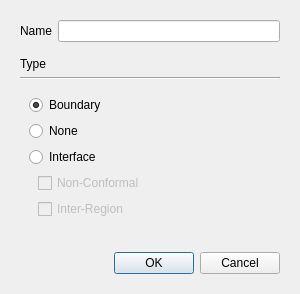
<?xml version="1.0" encoding="UTF-8"?>
<ui version="4.0">
 <class>SurfaceDialog</class>
 <widget class="QDialog" name="SurfaceDialog">
  <property name="geometry">
   <rect>
    <x>0</x>
    <y>0</y>
    <width>300</width>
    <height>294</height>
   </rect>
  </property>
  <property name="windowTitle">
   <string>Edit Surface</string>
  </property>
  <layout class="QVBoxLayout" name="verticalLayout_10">
   <item>
    <widget class="QWidget" name="dialogContent" native="true">
     <layout class="QVBoxLayout" name="verticalLayout_9">
      <item>
       <widget class="QWidget" name="nameSetting" native="true">
        <layout class="QFormLayout" name="formLayout_3">
         <property name="leftMargin">
          <number>0</number>
         </property>
         <property name="topMargin">
          <number>0</number>
         </property>
         <property name="rightMargin">
          <number>0</number>
         </property>
         <property name="bottomMargin">
          <number>9</number>
         </property>
         <item row="0" column="0">
          <widget class="QLabel" name="label">
           <property name="text">
            <string>Name</string>
           </property>
          </widget>
         </item>
         <item row="0" column="1">
          <widget class="QLineEdit" name="name"/>
         </item>
        </layout>
       </widget>
      </item>
      <item>
       <widget class="QLabel" name="label_2">
        <property name="text">
         <string>Type</string>
        </property>
       </widget>
      </item>
      <item>
       <widget class="Line" name="line">
        <property name="orientation">
         <enum>Qt::Horizontal</enum>
        </property>
       </widget>
      </item>
      <item>
       <widget class="QWidget" name="widget_2" native="true">
        <layout class="QVBoxLayout" name="verticalLayout_11">
         <item>
          <widget class="QRadioButton" name="boundary">
           <property name="text">
            <string>Boundary</string>
           </property>
           <property name="checked">
            <bool>true</bool>
           </property>
           <attribute name="buttonGroup">
            <string notr="true">typeRadios</string>
           </attribute>
          </widget>
         </item>
         <item>
          <widget class="QRadioButton" name="none">
           <property name="text">
            <string>None</string>
           </property>
           <attribute name="buttonGroup">
            <string notr="true">typeRadios</string>
           </attribute>
          </widget>
         </item>
         <item>
          <widget class="QRadioButton" name="interface_">
           <property name="text">
            <string>Interface</string>
           </property>
           <attribute name="buttonGroup">
            <string notr="true">typeRadios</string>
           </attribute>
          </widget>
         </item>
         <item>
          <widget class="QWidget" name="interfaceType" native="true">
           <property name="enabled">
            <bool>false</bool>
           </property>
           <layout class="QVBoxLayout" name="verticalLayout_8">
            <property name="topMargin">
             <number>0</number>
            </property>
            <property name="bottomMargin">
             <number>0</number>
            </property>
            <item>
             <widget class="QCheckBox" name="nonConformal">
              <property name="text">
               <string>Non-Conformal</string>
              </property>
             </widget>
            </item>
            <item>
             <widget class="QCheckBox" name="interRegion">
              <property name="text">
               <string>Inter-Region</string>
              </property>
             </widget>
            </item>
           </layout>
          </widget>
         </item>
        </layout>
       </widget>
      </item>
     </layout>
    </widget>
   </item>
   <item>
    <widget class="QWidget" name="widget_5" native="true">
     <layout class="QHBoxLayout" name="horizontalLayout_2">
      <item>
       <spacer name="horizontalSpacer_2">
        <property name="orientation">
         <enum>Qt::Horizontal</enum>
        </property>
        <property name="sizeHint" stdset="0">
         <size>
          <width>181</width>
          <height>20</height>
         </size>
        </property>
       </spacer>
      </item>
      <item>
       <widget class="QPushButton" name="ok">
        <property name="text">
         <string>OK</string>
        </property>
       </widget>
      </item>
      <item>
       <widget class="QPushButton" name="cancel">
        <property name="text">
         <string>Cancel</string>
        </property>
       </widget>
      </item>
     </layout>
    </widget>
   </item>
  </layout>
 </widget>
 <resources/>
 <connections/>
 <buttongroups>
  <buttongroup name="typeRadios"/>
 </buttongroups>
</ui>
